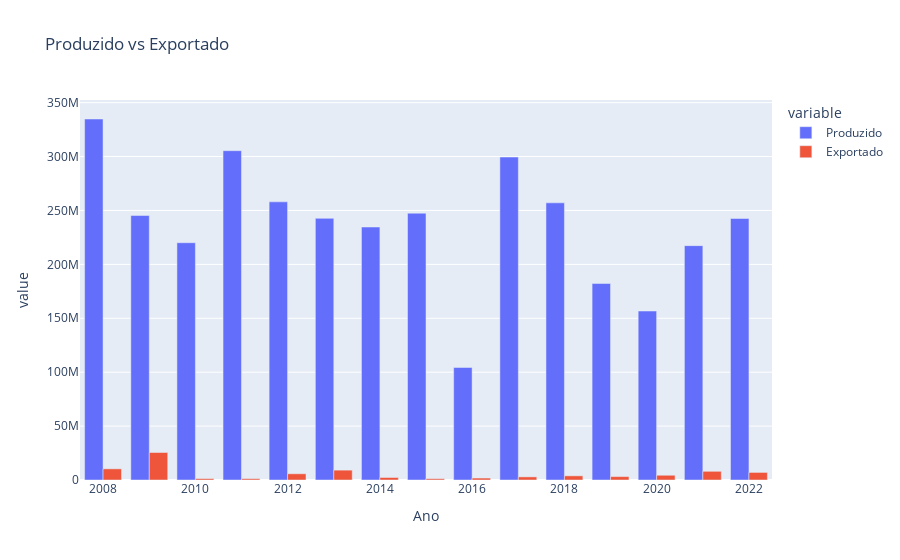

Notebook code cell kept with this figure:
### Code cell
fig = px.bar(df_producao_exportacao.sort_values(by='Produzido',ascending=False), x='Ano', y=['Produzido','Exportado'], title='Produzido vs Exportado', barmode='group')
fig.show()

### Figure 1 — Plotly figure (JSON) as saved in the notebook; plotly's stock layout.template omitted (floating-point values rounded to 4 significant figures)
{"data": [{"alignmentgroup": "True", "hovertemplate": "variable=Produzido<br>Ano=%{x}<br>value=%{y}<extra></extra>", "legendgroup": "Produzido", "marker": {"color": "#636efa", "pattern": {"shape": ""}}, "name": "Produzido", "offsetgroup": "Produzido", "orientation": "v", "showlegend": true, "textposition": "auto", "type": "bar", "x": ["2008-01-01T00:00:00", "2011-01-01T00:00:00", "2017-01-01T00:00:00", "2012-01-01T00:00:00", "2018-01-01T00:00:00", "2015-01-01T00:00:00", "2009-01-01T00:00:00", "2013-01-01T00:00:00", "2022-01-01T00:00:00", "2014-01-01T00:00:00", "2010-01-01T00:00:00", "2021-01-01T00:00:00", "2019-01-01T00:00:00", "2020-01-01T00:00:00", "2016-01-01T00:00:00"], "xaxis": "x", "y": [334841312, 305439220, 299553057, 257977767, 257082856, 247457542, 245318774, 242686752, 242543407, 234637437, 220073693, 217374993, 182245159, 156717100, 104389641], "yaxis": "y"}, {"alignmentgroup": "True", "hovertemplate": "variable=Exportado<br>Ano=%{x}<br>value=%{y}<extra></extra>", "legendgroup": "Exportado", "marker": {"color": "#EF553B", "pattern": {"shape": ""}}, "name": "Exportado", "offsetgroup": "Exportado", "orientation": "v", "showlegend": true, "textposition": "auto", "type": "bar", "x": ["2008-01-01T00:00:00", "2011-01-01T00:00:00", "2017-01-01T00:00:00", "2012-01-01T00:00:00", "2018-01-01T00:00:00", "2015-01-01T00:00:00", "2009-01-01T00:00:00", "2013-01-01T00:00:00", "2022-01-01T00:00:00", "2014-01-01T00:00:00", "2010-01-01T00:00:00", "2021-01-01T00:00:00", "2019-01-01T00:00:00", "2020-01-01T00:00:00", "2016-01-01T00:00:00"], "xaxis": "x", "y": [10346323, 1214834, 2889572, 5775376, 3856162, 1198479, 25514198, 9149059, 7025983, 2324029, 1280574, 8058704, 3152873, 4409717, 1786549], "yaxis": "y"}], "layout": {"barmode": "group", "legend": {"title": {"text": "variable"}, "tracegroupgap": 0}, "title": {"text": "Produzido vs Exportado"}, "xaxis": {"anchor": "y", "domain": [0, 1], "title": {"text": "Ano"}}, "yaxis": {"anchor": "x", "domain": [0, 1], "title": {"text": "value"}}}}
